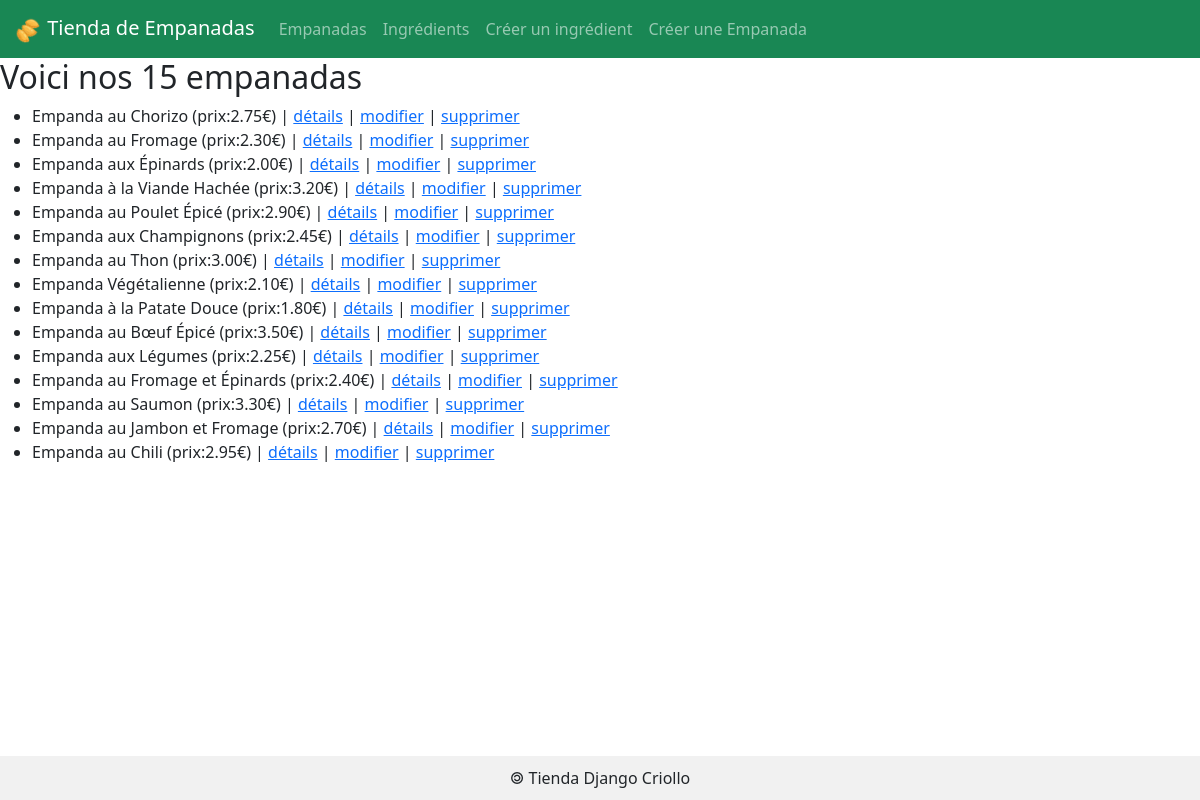
The page /empanadas/ on the database as committed earlier.
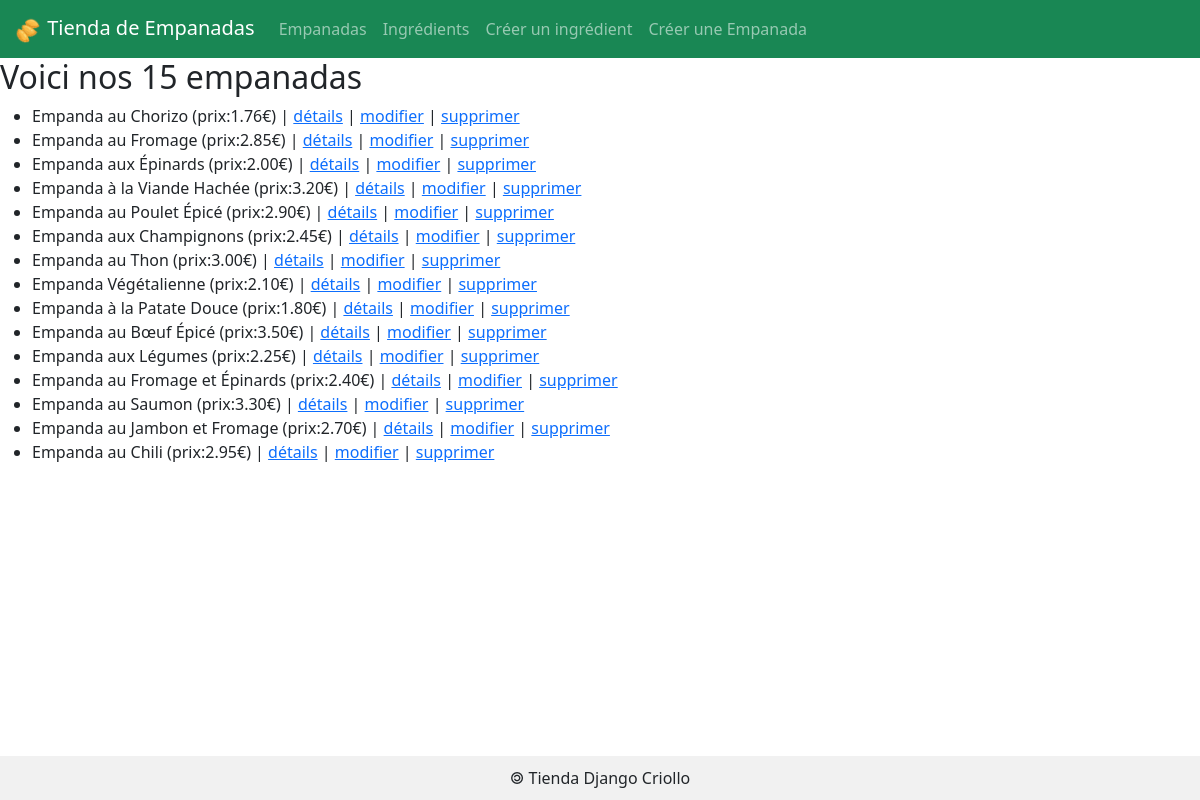
The same page on the database as committed later.
### empanadas/models.py (models this page shows)
class Empanada(models.Model) :
    idEmpanada    = models.AutoField(    primary_key    = True )
    nomEmpanada   = models.CharField(   max_length      = 50   )
    prix          = models.DecimalField( max_digits     = 6, decimal_places = 2 )
    def __str__(self) :
        return 'Empanda '+self.nomEmpanada+' (prix:'+str(self.prix)+'€)'

### empanadas/views.py (the view)
# urls.py: path('empanadas/', 					views.empanadas, name='liste_empanadas'),
def empanadas(request):
    lesEmpanadas = Empanada.objects.all()
    return render(request,'empanadas/empanadas.html',{'empanadas' : lesEmpanadas} )

### empanadas/templates/empanadas/empanadas.html (shortened to what this page needs)
{% extends 'empanadas/base.html' %}
{% block main %}
<h2>Voici nos {{empanadas|length}} empanadas</h2>
<ul>
	{% for emp in empanadas %}
	<li>
		{{emp}}
		| <a href="/empanada/{{emp.idEmpanada}}"> détails</a>
		| <a href="/empanada/{{emp.idEmpanada}}/update">modifier</a>
		| <a href="/empanada/{{emp.idEmpanada}}/delete">supprimer</a>
	</li>
	{% endfor %}
</ul>
{% endblock %}

### empanadas/templates/empanadas/base.html (shortened to what this page needs)
{% load static %}
<!DOCTYPE html>
<html lang="fr">
<head>
    <link href="https://cdn.jsdelivr.net/npm/bootstrap@5.0.2/dist/css/bootstrap.min.css" rel="stylesheet">
    <link rel="stylesheet" href="{% static 'empanadas/css/styles.css' %}">
</head>
<body>
    <header>
        {% include 'empanadas/menu.html' %}
    </header>
    <main>
        {% block main%} {% endblock %}
    </main>
    <footer>
        {% include 'empanadas/footer.html' %}
    </footer>
</body>
</html>

### empanadas/templates/empanadas/menu.html (shortened to what this page needs)
{% load static %}
<nav class="navbar navbar-expand-lg navbar-dark bg-success">
  <div class="container-fluid">
    <a class="navbar-brand" href="#">
	<img src="{% static 'empanadas/img/icone.png' %}" alt="Logo" width="30" height="30">
	Tienda de Empanadas
    </a>
    <div class="collapse navbar-collapse" id="navbarText">
      <ul class="navbar-nav me-auto mb-2 mb-lg-0">
        <li class="nav-item">
          <a class="nav-link" href="/empanadas">Empanadas</a>
        </li>
        <li class="nav-item">
          <a class="nav-link" href="/ingredients">Ingrédients</a>
        </li>
	<li class="nav-item">
          <a class="nav-link" href="/ingredients/add">Créer un ingrédient</a>
        </li>
	<li class="nav-item">
          <a class="nav-link" href="/empanadas/add">Créer une Empanada</a>
        </li>
    </div>
  </div>
</nav>

### empanadas/templates/empanadas/footer.html
&#127279; Tienda Django Criollo

### empanadas/static/empanadas/css/styles.css (style rules this page uses)
html, body { height: 100%; margin: 0; display: flex; flex-direction: column; }
main { flex: 1; }
footer { background-color: #f1f1f1; text-align: center; padding: 10px; }

Rows that differ between the two databases and show on the page:
changed Empanada: nomEmpanada+prix "Empanda au Chorizo (prix:2.75€)" → "Empanda au Chorizo (prix:1.76€)"
changed Empanada: nomEmpanada+prix "Empanda au Fromage (prix:2.30€)" → "Empanda au Fromage (prix:2.85€)"
